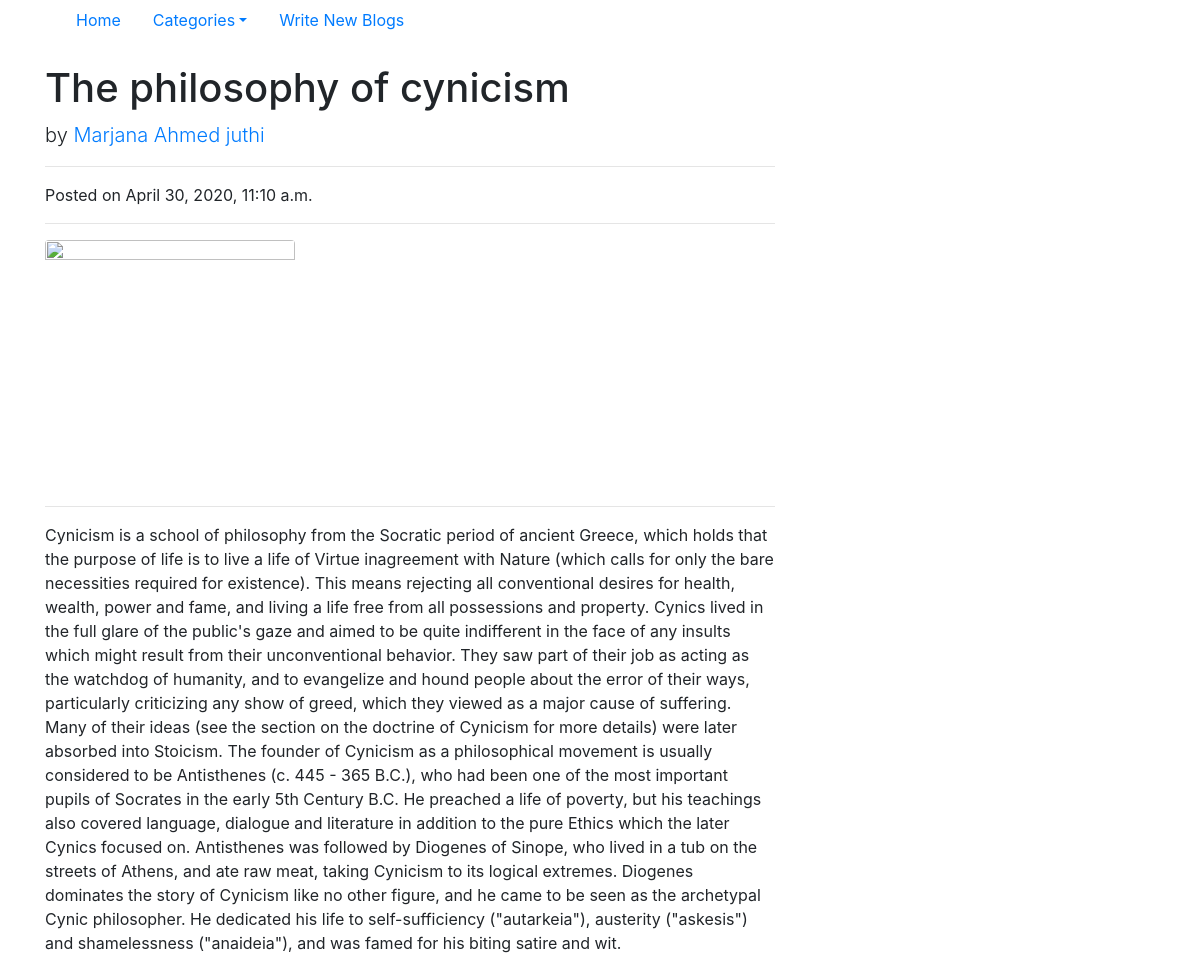
Screenshot of /blogs/2 with the database file from the repository.
### blog/models.py (models this page shows)
class Blogs(models.Model):
    objects = models.Manager()
    image_url = models.CharField(max_length=2080)
    title = models.CharField(max_length=255, unique=True)
    summary = models.CharField(max_length=255, null=True)
    body = models.TextField()
    pub_date = models.DateTimeField(db_index=True, auto_now_add=True)
    category = models.ForeignKey('blog.Category', on_delete=models.CASCADE)

### blog/views.py (the view)
# urls.py: path('<int:blog_id>', views.detail, name='detail'),
def detail(request, blog_id):
    b = Blogs.objects.get(id=blog_id)
    return render(request, 'detail.html', {'blog': b, 'categories': categories})

### blog/templates/detail.html (shortened to what this page needs)
{% extends 'base.html' %}
{% block content %}
<div class="container">
    <ul class="nav nav-pills">
        <li class="nav-item">
            <a class="nav-link" href="{% url 'home' %}">Home</a>
        </li>
        <li class="nav-item dropdown">
            <a class="nav-link dropdown-toggle" data-toggle="dropdown" href="#" role="button" aria-haspopup="true"
                aria-expanded="false">Categories</a>
        </li>
        <li class="nav-item">
            <a class="nav-link" href="/admin">Write New Blogs</a>
        </li>
    </ul>
</div>
<div class="row">
    <div class="col-lg-8">
        <h1 class="mt-4">{{blog.title}}</h1>
        <p class="lead">
            by
            <a href="#">Marjana Ahmed juthi</a>
        </p>
        <hr>
        <p>Posted on {{blog.pub_date}}</p>
        <hr>
        <img class="img-fluid rounded" src="{{blog.image_url}}" alt="" height="250" width="250">
        <hr>
        <p>{{blog.body}}</p>
    </div>
</div>
</div>
{% endblock %}

### templates/base.html (shortened to what this page needs)
<!doctype html>
<html lang="en">
<head>
    <link rel="stylesheet" href="https://stackpath.bootstrapcdn.com/bootstrap/4.4.1/css/bootstrap.min.css"
>
</head>
<body>
    <div class="container">
        {% block content %}
        {% endblock %}
</body>
</html>

### rows the page displays
Blogs: title "The philosophy of cynicism", pub_date "April 30, 2020, 11:10 a.m.", body "Cynicism is a school of philosophy from the Socratic period of ancient Greece, which holds that the purpose of life is to live a life of Virtue inagreement with Nature (which calls for only the bare necessities required for existence). This means rejecting all conventional desires for health, wealth, power and fame, and living a life free from all possessions and property. Cynics lived in the full glare of the public's gaze and aimed to be quite indifferent in the face of any insults which might result from their unconventional behavior. They saw part of their job as acting as the watchdog of humanity, and to evangelize and hound people about the error of their ways, particularly…"
